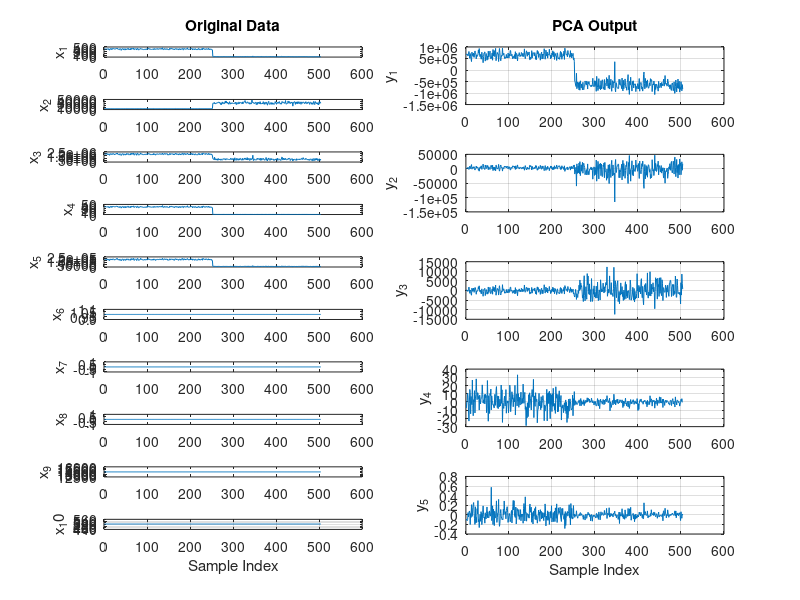

The MATLAB script that drew this image: (Note: this script raises an error after producing the figure.)
%%%%%%%%%%%%%%%%%%%%%%%%%%%%%%%%%%%%%%%%%%%%%%%%%%%%%%%%%%%%%%%%%%%%%%%%%%%%%%%%%%%%%%
%UDP flood - PCA+LDA+ALO only 
%
%
%Author : 
%Date Created : 
%%%%%%%%%%%%%%%%%%%%%%%%%%%%%%%%%%%%%%%%%%%%%%%%%%%%%%%%%%%%%%%%%%%%%%%%%%%%%%%%%%%%%%
clear all;%#ok
close all;
clc


%Load the Database with both normal and udp attack records from Cloud
load('udp_Feat.mat');

[pc,score,ev] = pca(X);

%%
%Plotting Inputs vs reduced PCA output
D = size(X,2);
for d=1:D
    % Original Data
    subplot(D,2,2*d-1);
    plot(X(:,d));
    ylabel(['x_' num2str(d)]);
    if d==D
        xlabel('Sample Index');
    end
    if d==1
        title('Original Data');
    end 
end

grid on;
D1 = size(score,2);
for d1=1:D1
   % Transformed Data
    subplot(D1,2,2*d1);
    plot(score(:,d1));
    ylabel(['y_' num2str(d1)]);
    if d1==D1
        xlabel('Sample Index');
    end
    if d1==1
        title('PCA Output');
    end
    grid on;  
end

%%
%LDA 
S1={};
T=zeros(numel(myStr),2);
for ji=1:numel(myStr)
    if(strcmp(myStr(ji).Class,'Attack'))
        S1{ji}=myStr(ji).Class;
        T(ji,1)=1;
    else if(strcmp(myStr(ji).Class,'Normal'))
            S1{ji}=myStr(ji).Class;
            T(ji,2)=1;
        end
    end
end

X1=score;
L = vec2ind(T')';

% [Y, W, lambda, sortorder] = LDA(X1, L);
[W, lambda, sortorder] = LDA(X1, L);

Y=X1*W;

Y1=zeros(size(Y));
%Sort it in the same feature order
for ii=1:size(Y,2)
    Y1(:,sortorder(ii))=Y(:,ii);
end

%Reduce Dimensions - by removing reduundant information
j=1;
for ii=1:size(Y1,2)
    if(sum(Y1(:,ii))==0)
%         disp('All zeros');
    else
        LDA_out(:,j)=Y1(:,ii);%#ok
        j=j+1;
    end  
end


%%
figure;

D2 = size(X1,2)/2;
for d2=1:D2
    % Original Data
    subplot(D2,2,2*d2-1);
    plot(X1(:,d2));
    ylabel(['x_' num2str(d2)]);
    if d2==D2
        xlabel('Sample Index');
    end
    if d2==1
        title('PCA Data');
    end
    grid on;
    
     % Transformed Data
    subplot(D2,2,2*d2);
    plot(Y1(:,d2));
    ylabel(['y_' num2str(d2)]);
    if d2==D2
        xlabel('Sample Index');
    end
    if d2==1
        title('LDA Output');
    end
    grid on;
    
end

%%
%ALO Optimizer
inalo=LDA_out;
[cg_curve,sortantlion,antlions_fitness,idx]=ALO(inalo,50,min(inalo),max(inalo),5,@F1);

N=size(inalo,1);

%Attack Matrix
attkmatrx =zeros(2,N);

Avg_antLfit=sum(antlions_fitness)/N;


for ii=1:N
    if(strcmp(S1{ii},'Normal'))
        attkmatrx(1,ii)=1;
    else
        attkmatrx(2,ii)=1;
    end
end

%%
% Classification using FeedForward Networks
input=antlions_fitness;
t=attkmatrx;

% Create a Pattern Recognition Network
trainFcn = 'trainscg';
hiddenLayerSize = 10;
net = patternnet(hiddenLayerSize);

% Set up Division of Data for Training, Validation, Testing
net.divideParam.trainRatio = 70/100;
net.divideParam.valRatio = 15/100;
net.divideParam.testRatio = 15/100;

% Train the Network
[net,tr] = train(net,input,t);

% Test the Network
testX = input;
testT = t;

testY = net(testX);

%Plotting
figure
plotconfusion(testT,testY);
figure
plotroc(testT,testY);

%Plot Errors
errors=testT-testY;
E=abs(errors(1,:));
figure;
plot([1:length(E)],E);%#ok
xlabel('Instances');
ylabel('Errors=target-outputs');
title('Errors Plot');

%%
%Metrics Calculation
% Actual | Neg | True Neg  | False Pos |
%        | Pos | False Neg | True Pos  |

[c,cm,ind,per] = confusion(testT,testY);

TP = cm(2,2);
TN = cm(1,1);
FP = cm(1,2);
FN = cm(2,1);

Precision = (TP / (TP + FP))*100;
Accuracy = ((TP+TN)/(TP+TN+FP+FN))*100;
Sensitivity = (TP/(TP+FN))*100;
Specificity = (TN/(FP+TN))*100;
Fscore = ((2*TP)/(2*TP+FP+FN))*100;
FallOut = ( FP /(FP + TN))*100;               %False POsitive Rate
NPV = (TN / (TN + FN))*100;                   %NEgaitve Predictive Value

ID_Met = [Precision;Accuracy;Sensitivity;Specificity;Fscore;FallOut;NPV];

%%
%Plot the attack and normal traffic with reduced dataset
figure;
plot([1:N],antlions_fitness);%#ok
xlabel('Sample Index');
ylabel('Traffic Fitness');
title('Traffic Data');

%%
%INtrusion Prevention System
Xips={};

%Reconstruct the IP and feature with class table for user 
for ii=1:N
    Xips{ii,1}=myStr(ii).SrcIP;%#ok
    Xips{ii,2}=myStr(ii).DstIP;%#ok
    Xips{ii,3}=antlions_fitness(ii);%#ok
    Xips{ii,4}=S1{ii};%#ok
end

%Filter the system and white list the attack IP sources
%Filter target
filt_tgt = zeros(2,N);
for ii=1:N
    if(strcmp(Xips{ii,4},'Normal'))
        filt_tgt(1,ii)=1;
    else
        filt_tgt(2,ii)=1; 
    end
end

input1=antlions_fitness;
tgt=filt_tgt;

% Create a Pattern Recognition Network
hiddenLayerSize = 10;
net1 = patternnet(hiddenLayerSize);

% Set up Division of Data for Training, Validation, Testing
net1.divideParam.trainRatio = 70/100;
net1.divideParam.valRatio = 15/100;
net1.divideParam.testRatio = 15/100;

% Train the Network
[net1,tr1] = train(net1,input1,tgt);

% Test the Network
outputs_ips = net1(input);

%Plotting - IPS
figure
plotconfusion(tgt,outputs_ips);
figure
plotroc(tgt,outputs_ips);

%Metrics for IPS

[c1,cm1,ind1,per1] = confusion(tgt,outputs_ips);

TP1 = cm1(2,2);
TN1 = cm1(1,1);
FP1 = cm1(1,2);
FN1 = cm1(2,1);

Precision1 = (TP1 / (TP1 + FP1))*100;
Accuracy1 = ((TP1+TN1)/(TP1+TN1+FP1+FN1))*100;
Sensitivity1 = (TP1/(TP1+FN1))*100;
Specificity1 = (TN1/(FP1+TN1))*100;
Fscore1 = ((2*TP1)/(2*TP1+FP1+FN1))*100;
FallOut1 = ( FP1 /(FP1 + TN1))*100;               %False POsitive Rate
NPV1 = (TN1 / (TN1 + FN1))*100; 

IP_Met = [Precision1;Accuracy1;Sensitivity1;Specificity1;Fscore1;FallOut1;NPV1];

%%
%Save the Black Listed SourceIP Addresses to the cloud
blist={};j=1;
for ii=1:N
    if(strcmp(Xips{ii,4},'Attack'))
        blist{j}=Xips{ii,1};%#ok
        j=j+1;
    end
end
 
[nrows, ncols]=size(blist);
%Write the blacklist to a txt file
fid1=fopen('C:\apachetomcat9\webapps\TestDoc\BlackList.xls','w');
for col=1:ncols
    fprintf(fid1,'%s\n',blist{1,col});
end
fclose(fid1);

%Save to Cloud
blacklisttoCloud()